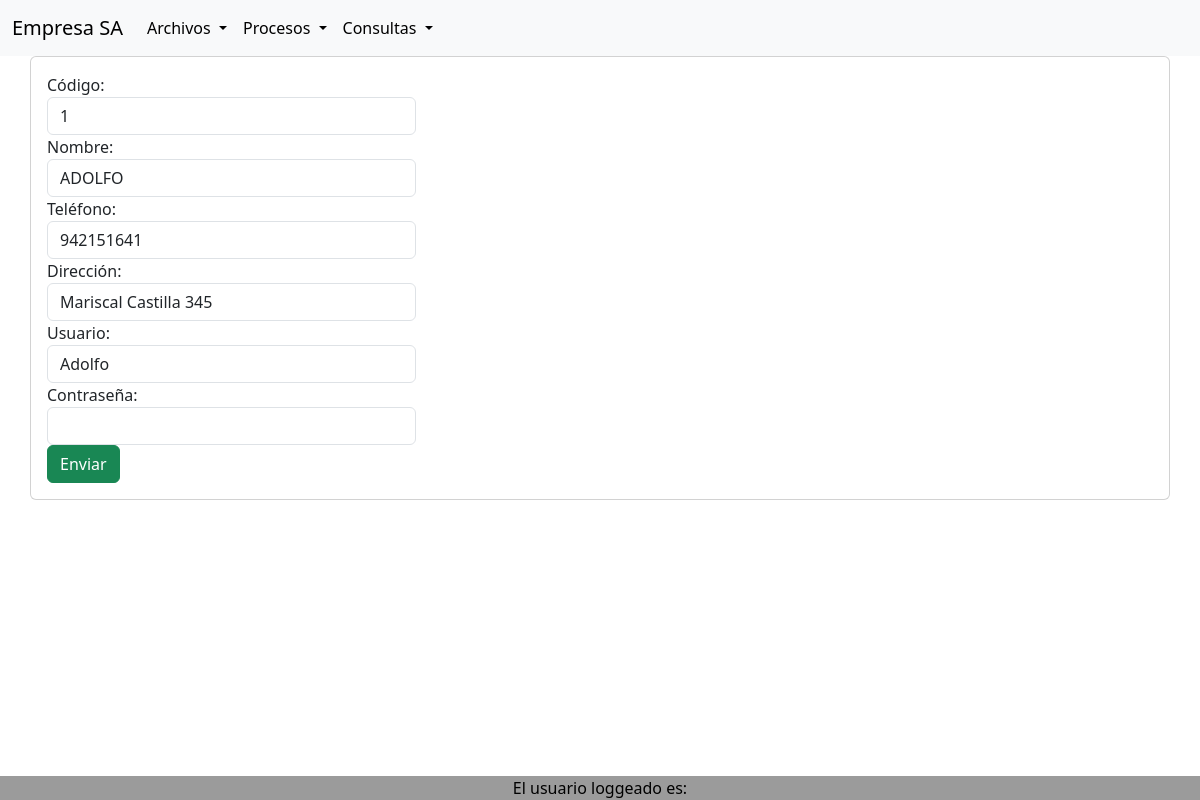
The page /empleado_modificaForm.php?codigo=1 on the database its author committed.
### tables this page shows
CREATE TABLE `empleado` (
  `id` int(11) NOT NULL,
  `nombre` varchar(50) NOT NULL,
  `telefono` varchar(9) DEFAULT NULL,
  `direccion` varchar(128) DEFAULT NULL,
  `usuario` varchar(32) DEFAULT NULL,
  `contrasena` varchar(128) DEFAULT NULL
);

### clases/empleado.php (called while the page is built, shortened)
<?php
class Empleado {
    private $conn;
    public function conectar_db($cn){
        $this->conn = $cn;
    }
    public function consulta($id){
        $sql = "SELECT * FROM empleado WHERE id=$id";
        $res = mysqli_query($this->conn, $sql);
        $return = mysqli_fetch_array($res);
        return $return;
    }
}
?>

### empleado_modificaForm.php (the view, shortened to what this page needs)
<?php include_once('header.php') ?>
<?php
$codigo = $_GET["codigo"];
include_once('clases/empleado.php');
$conexion = connect_db();
$empleado = new Empleado();
$empleado->conectar_db($conexion);
$datos = $empleado->consulta($codigo);
?>
<div class="container p-12">
<div class="row">
    <div class="card card-body">
        <form action="empleado_modifica.php" method="post">
            <div class="form-group">
                <div class="col-md-4">Código:</div>
                <div class="col-md-4">
                    <input type="text" name="id" class="form-control" value="<?php echo $codigo;?>" readonly>
                </div>
                <div class="col-md-4">Nombre:</div>
                <div class="col-md-4">
                    <input type="text" name="nombre" class="form-control" value="<?php echo $datos['nombre'];?>" >
                </div>
                <div class="col-md-4">Teléfono:</div>
                <div class="col-md-4">
                    <input type="text" name="telefono" class="form-control" value="<?php echo $datos['telefono'];?>">
                </div>
                <div class="col-md-4">Dirección:</div>
                <div class="col-md-4">
                    <input type="text" name="direccion" class="form-control" value="<?php echo $datos['direccion'];?>">
                </div>
                <div class="col-md-4">Usuario:</div>
                <div class="col-md-4">
                    <input type="text" name="usuario" class="form-control" value="<?php echo $datos['usuario'];?>">
                </div>
                <div class="col-md-4">Contraseña:</div>
                <div class="col-md-4">
                    <input type="password" name="contrasena" class="form-control" value="<?php echo $datos['contraseña'];?>">
                </div>
                <div class="col-md-4">
                    <input type="submit" class="btn btn-success btn-block" name="envia_datos" value="Enviar">
                </div>
            </form>
        </div>
    </div>
</div>
<?php include_once('footer.php') ?>

### rows shown on the page
empleado: nombre "ADOLFO", telefono "942151641", direccion "Mariscal Castilla 345", usuario "Adolfo"
